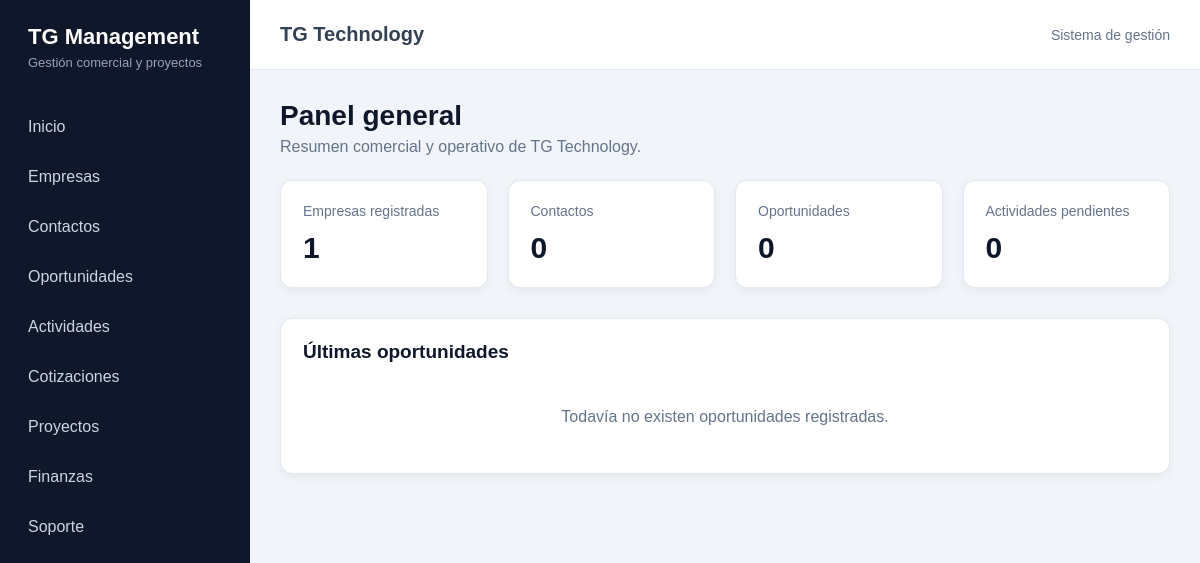
The app's page /, older data.
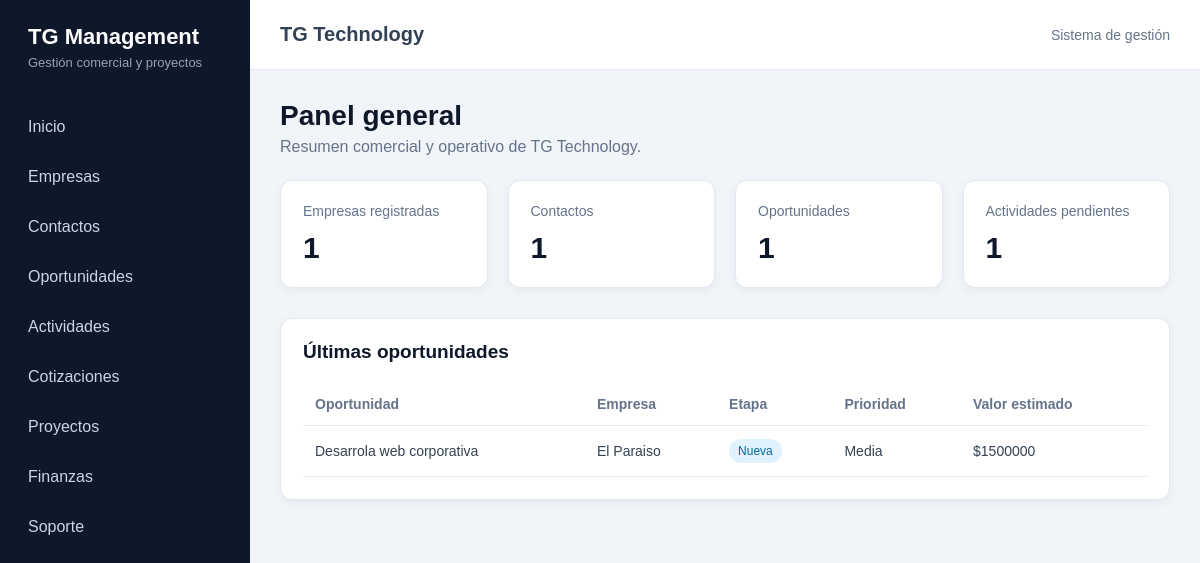
The same page, newer data.
### crm/models.py (models this page shows, shortened)
class Oportunidad(models.Model):
    class Etapa(models.TextChoices):
        NUEVA = "NUEVA", "Nueva"
        CONTACTADA = "CONTACTADA", "Contactada"
        REQUERIMIENTOS = "REQUERIMIENTOS", "Levantamiento de requerimientos"
        PROPUESTA = "PROPUESTA", "Propuesta enviada"
        NEGOCIACION = "NEGOCIACION", "Negociación"
        GANADA = "GANADA", "Ganada"
        PERDIDA = "PERDIDA", "Perdida"
        PAUSADA = "PAUSADA", "Pausada"
    class Prioridad(models.TextChoices):
        BAJA = "BAJA", "Baja"
        MEDIA = "MEDIA", "Media"
        ALTA = "ALTA", "Alta"
        URGENTE = "URGENTE", "Urgente"
    titulo = models.CharField(
        "Nombre de la oportunidad",
        max_length=200,
    )
    empresa = models.ForeignKey(
        Empresa,
        verbose_name="Empresa",
        on_delete=models.PROTECT,
        related_name="oportunidades",
    )
    contacto = models.ForeignKey(
        Contacto,
        verbose_name="Contacto",
        on_delete=models.SET_NULL,
        null=True,
        blank=True,
        related_name="oportunidades",
    )
    descripcion = models.TextField(
        "Descripción",
        blank=True,
    )
    servicio_interes = models.CharField(
        "Servicio de interés",
        max_length=150,
        blank=True,
    )
    etapa = models.CharField(
        "Etapa",
        max_length=30,
        choices=Etapa.choices,
        default=Etapa.NUEVA,
    )
    prioridad = models.CharField(
        "Prioridad",
        max_length=20,
        choices=Prioridad.choices,
        default=Prioridad.MEDIA,
    )
    valor_estimado = models.DecimalField(
        "Valor estimado",
        max_digits=14,
        decimal_places=2,
        default=0,
    )
    probabilidad = models.PositiveSmallIntegerField(
        "Probabilidad de cierre (%)",
        default=10,
    )
    fecha_estimada_cierre = models.DateField(
        "Fecha estimada de cierre",
        null=True,
        blank=True,
    )
    motivo_perdida = models.TextField(
        "Motivo de pérdida",
        blank=True,
    )
    responsable = models.ForeignKey(
        settings.AUTH_USER_MODEL,
        verbose_name="Responsable",
        on_delete=models.SET_NULL,
        null=True,
        blank=True,
        related_name="oportunidades_asignadas",
    )
    fecha_creacion = models.DateTimeField(
        "Fecha de creación",
        auto_now_add=True,
    )
    fecha_actualizacion = models.DateTimeField(
        "Última actualización",
        auto_now=True,
    )
    class Meta:
        verbose_name = "Oportunidad"
        verbose_name_plural = "Oportunidades"
        ordering = ["-fecha_creacion"]

class Empresa(models.Model):
    class TipoEmpresa(models.TextChoices):
        PROSPECTO = "PROSPECTO", "Prospecto"
        CLIENTE = "CLIENTE", "Cliente"
        PROVEEDOR = "PROVEEDOR", "Proveedor"
        PARTNER = "PARTNER", "Partner"
    class EstadoEmpresa(models.TextChoices):
        ACTIVA = "ACTIVA", "Activa"
        INACTIVA = "INACTIVA", "Inactiva"
    razon_social = models.CharField(
        "Razón social",
        max_length=200,
    )
    nombre_fantasia = models.CharField(
        "Nombre de fantasía",
        max_length=200,
        blank=True,
    )
    rut = models.CharField(
        "RUT",
        max_length=20,
        blank=True,
        unique=True,
        null=True,
    )
    tipo = models.CharField(
        "Tipo de empresa",
        max_length=20,
        choices=TipoEmpresa.choices,
        default=TipoEmpresa.PROSPECTO,
    )
    rubro = models.CharField(
        "Rubro",
        max_length=150,
        blank=True,
    )
    sitio_web = models.URLField(
        "Sitio web",
        blank=True,
    )
    telefono = models.CharField(
        "Teléfono",
        max_length=30,
        blank=True,
    )
    email = models.EmailField(
        "Correo electrónico",
        blank=True,
    )
    direccion = models.CharField(
        "Dirección",
        max_length=250,
        blank=True,
    )
    comuna = models.CharField(
        "Comuna",
        max_length=100,
        blank=True,
    )
    region = models.CharField(
        "Región",
        max_length=100,
        blank=True,
    )
    estado = models.CharField(
        "Estado",
        max_length=20,
        choices=EstadoEmpresa.choices,
        default=EstadoEmpresa.ACTIVA,
    )
    observaciones = models.TextField(
        "Observaciones",
        blank=True,
    )
    creado_por = models.ForeignKey(
        settings.AUTH_USER_MODEL,
        verbose_name="Creado por",
        on_delete=models.SET_NULL,
        null=True,
        blank=True,
        related_name="empresas_creadas",
    )
    fecha_creacion = models.DateTimeField(
        "Fecha de creación",
        auto_now_add=True,
    )
    fecha_actualizacion = models.DateTimeField(
        "Última actualización",
        auto_now=True,
    )
    class Meta:
        verbose_name = "Empresa"
        verbose_name_plural = "Empresas"
        ordering = ["razon_social"]
    def __str__(self):
        return self.nombre_fantasia or self.razon_social

### core/views.py (the view)
# urls.py: path("", views.dashboard, name="dashboard"),
def dashboard(request):
    contexto = {
        "total_empresas": Empresa.objects.count(),
        "total_contactos": Contacto.objects.count(),
        "total_oportunidades": Oportunidad.objects.count(),
        "oportunidades_ganadas": Oportunidad.objects.filter(
            etapa=Oportunidad.Etapa.GANADA
        ).count(),
        "actividades_pendientes": Actividad.objects.filter(
            estado=Actividad.EstadoActividad.PENDIENTE
        ).count(),
        "ultimas_oportunidades": Oportunidad.objects.select_related(
            "empresa",
            "responsable",
        )[:5],
    }
    return render(request, "core/dashboard.html", contexto)

### core/templates/core/dashboard.html (shortened to what this page needs)
{% extends "core/base.html" %}
{% block content %}
    <div class="encabezado-pagina">
        <h1>Panel general</h1>
        <p>
            Resumen comercial y operativo de TG Technology.
        </p>
    </div>
    <div class="tarjetas">
        <div class="tarjeta">
            <p>Empresas registradas</p>
            <strong>{{ total_empresas }}</strong>
        </div>
        <div class="tarjeta">
            <p>Contactos</p>
            <strong>{{ total_contactos }}</strong>
        </div>
        <div class="tarjeta">
            <p>Oportunidades</p>
            <strong>{{ total_oportunidades }}</strong>
        </div>
        <div class="tarjeta">
            <p>Actividades pendientes</p>
            <strong>{{ actividades_pendientes }}</strong>
        </div>
    </div>
    <div class="panel">
        <h2>Últimas oportunidades</h2>
        {% if ultimas_oportunidades %}
            <table>
                <thead>
                    <tr>
                        <th>Oportunidad</th>
                        <th>Empresa</th>
                        <th>Etapa</th>
                        <th>Prioridad</th>
                        <th>Valor estimado</th>
                    </tr>
                </thead>
                <tbody>
                    {% for oportunidad in ultimas_oportunidades %}
                        <tr>
                            <td>
                                {{ oportunidad.titulo }}
                            </td>
                            <td>
                                {{ oportunidad.empresa }}
                            </td>
                            <td>
                                <span class="estado">
                                    {{ oportunidad.get_etapa_display }}
                                </span>
                            </td>
                            <td>
                                {{ oportunidad.get_prioridad_display }}
                            </td>
                            <td>
                                ${{ oportunidad.valor_estimado|floatformat:0 }}
                            </td>
                        </tr>
                    {% endfor %}
                </tbody>
            </table>
        {% else %}
            <div class="sin-registros">
                Todavía no existen oportunidades registradas.
            </div>
        {% endif %}
    </div>
{% endblock %}

Row changes from the older to the newer data that the page shows:
added Oportunidad: titulo "Desarrola web corporativa", empresa "El Paraiso", etapa "Nueva", prioridad "Media", valor_estimado "1500000"
Text that changed along with them:
{{ total_contactos }}: "0" → "1"
{{ total_oportunidades }}: "0" → "1"
{{ actividades_pendientes }}: "0" → "1"
text no longer shown: "Todavía no existen oportunidades registradas."
text now shown: "Oportunidad Empresa Etapa Prioridad Valor estimado"
